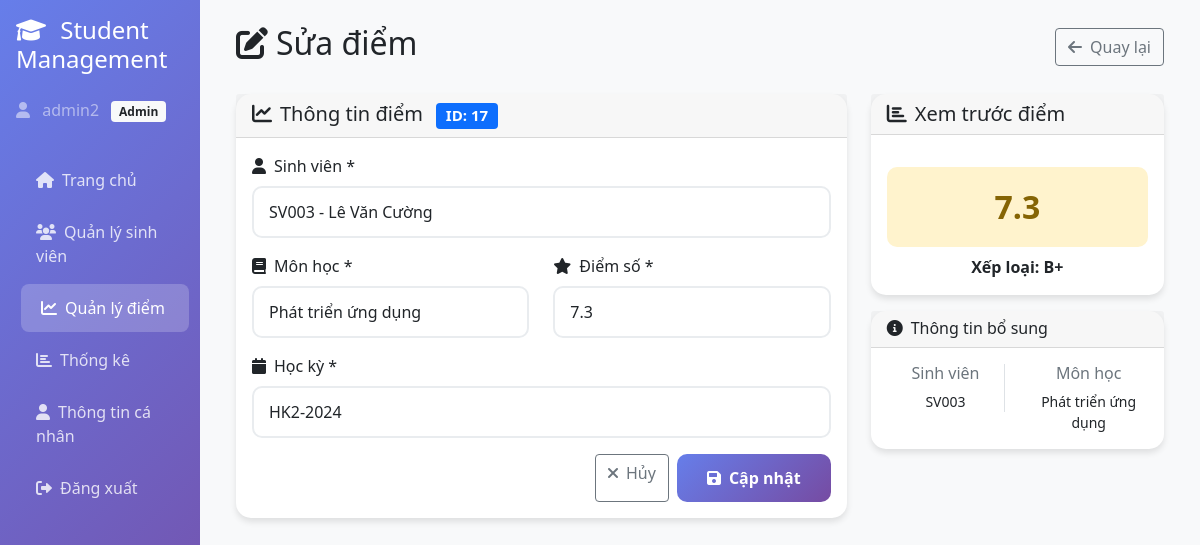
/scores/edit.php?id=17 (signed in), run on the app's committed database.
### tables this page shows
CREATE TABLE IF NOT EXISTS `scores` (
  `id` int(11) NOT NULL AUTO_INCREMENT,
  `student_id` int(11) DEFAULT NULL,
  `subject` varchar(100) DEFAULT NULL,
  `score` float DEFAULT NULL,
  `semester` varchar(20) DEFAULT NULL,
  PRIMARY KEY (`id`),
  KEY `idx_scores_student_id` (`student_id`),
  KEY `idx_scores_semester` (`semester`)
);

CREATE TABLE IF NOT EXISTS `students` (
  `id` int(11) NOT NULL AUTO_INCREMENT,
  `msv` varchar(20) NOT NULL,
  `fullname` varchar(100) NOT NULL,
  `dob` date DEFAULT NULL,
  `gender` enum('male','female','other') DEFAULT NULL,
  `address` varchar(255) DEFAULT NULL,
  `phone` varchar(20) DEFAULT NULL,
  `email` varchar(100) DEFAULT NULL,
  `avatar` varchar(255) DEFAULT NULL,
  `created_at` timestamp NOT NULL DEFAULT current_timestamp(),
  PRIMARY KEY (`id`),
  UNIQUE KEY `msv` (`msv`),
  KEY `idx_students_msv` (`msv`),
  KEY `idx_students_email` (`email`)
);

### scoreController.php (called while the page is built, shortened)
<?php
require_once 'config/db.php';
class ScoreController
{
    private $conn;
    public function __construct()
    {
        $database = new Database();
        $this->conn = $database->getConnection();
    }
    public function getScoreById($id)
    {
        $query = "SELECT s.*, st.fullname, st.msv
                  FROM scores s
                  LEFT JOIN students st ON s.student_id = st.id
                  WHERE s.id = :id";
        $stmt = $this->conn->prepare($query);
        $stmt->bindParam(':id', $id);
        $stmt->execute();
        return $stmt->fetch(PDO::FETCH_ASSOC);
    }
}

### config/db.php (called while the page is built, shortened)
<?php
class Database {
    private $host = 'localhost';
    private $db_name = 'student_management';
    private $username = 'root';
    private $password = '';
    public function getConnection() {
        $this->conn = null;
        try {
            $host = trim($this->host);
            $db_name = trim($this->db_name);
            $username = trim($this->username);
            $password = trim($this->password);
            $dsn = "mysql:host=" . $host . ";dbname=" . $db_name . ";charset=utf8mb4";
            $this->conn = new PDO($dsn, $username, $password);
            $this->conn->setAttribute(PDO::ATTR_ERRMODE, PDO::ERRMODE_EXCEPTION);
            $this->conn->setAttribute(PDO::ATTR_DEFAULT_FETCH_MODE, PDO::FETCH_ASSOC);
            $this->conn->exec("SET NAMES utf8mb4 COLLATE utf8mb4_unicode_ci");
        } catch(PDOException $exception) {
            $error_msg = "Lỗi kết nối CSDL: " . $exception->getMessage();
            if (strpos($exception->getMessage(), 'Access denied') !== false) {
                $error_msg .= "\n\n⚠️ LƯU Ý: Kiểm tra lại:\n";
                $error_msg .= "- Database name: '" . $this->db_name . "' (có thể có dấu cách thừa)\n";
                $error_msg .= "- Username: '" . $this->username . "'\n";
                $error_msg .= "- Host: '" . $this->host . "'\n";
                $error_msg .= "- Đảm bảo database đã được tạo trên hosting\n";
            }
            echo $error_msg;
        }
        return $this->conn;
    }
}
?>

### studentController.php (called while the page is built, shortened)
<?php
require_once 'config/db.php';
class StudentController
{
    private $conn;
    public function __construct()
    {
        $database = new Database();
        $this->conn = $database->getConnection();
    }
    public function getAllStudents($search = '', $limit = 50, $offset = 0)
    {
        $query = "SELECT * FROM students";
        $params = [];
        $query .= " ORDER BY created_at DESC LIMIT :limit OFFSET :offset";
        $stmt = $this->conn->prepare($query);
        $stmt->bindValue(':limit', $limit, PDO::PARAM_INT);
        $stmt->bindValue(':offset', $offset, PDO::PARAM_INT);
        $stmt->execute();
        return $stmt->fetchAll(PDO::FETCH_ASSOC);
    }
}

### scores/edit.php (the view, shortened to what this page needs)
<?php
require_once '../scoreController.php';
require_once '../studentController.php';
$scoreController = new ScoreController();
$studentController = new StudentController();
$scoreId = $_GET['id'] ?? 0;
$score = $scoreController->getScoreById($scoreId);
$students = $studentController->getAllStudents('', 1000, 0);
?>
<!DOCTYPE html>
<html lang="vi">
<head>
    <link href="https://cdn.jsdelivr.net/npm/bootstrap@5.1.3/dist/css/bootstrap.min.css" rel="stylesheet">
    <link href="https://cdnjs.cloudflare.com/ajax/libs/font-awesome/6.0.0/css/all.min.css" rel="stylesheet">
</head>
<body>
    <div class="container-fluid">
        <div class="row">
            <div class="col-md-3 col-lg-2 sidebar p-0">
                <div class="p-3">
                    <h4 class="text-white mb-4">
                        <i class="fas fa-graduation-cap me-2"></i>
                        Student Management
                    </h4>
                    <div class="text-white-50 mb-3">
                        <i class="fas fa-user me-2"></i>
                        <?php echo htmlspecialchars($_SESSION['username']); ?>
                        <span class="badge bg-light text-dark ms-2"><?php echo ucfirst($_SESSION['role']); ?></span>
                    </div>
                </div>
                <nav class="nav flex-column px-3">
                    <a class="nav-link" href="../index.php">
                        <i class="fas fa-home me-2"></i>Trang chủ
                    </a>
                    <a class="nav-link" href="../students/list.php">
                        <i class="fas fa-users me-2"></i>Quản lý sinh viên
                    </a>
                    <a class="nav-link active" href="list.php">
                        <i class="fas fa-chart-line me-2"></i>Quản lý điểm
                    </a>
                    <a class="nav-link" href="../charts/statistics.php">
                        <i class="fas fa-chart-bar me-2"></i>Thống kê
                    </a>
                    <a class="nav-link" href="../public/profile.php">
                        <i class="fas fa-user me-2"></i>Thông tin cá nhân
                    </a>
                    <a class="nav-link" href="../public/logout.php">
                        <i class="fas fa-sign-out-alt me-2"></i>Đăng xuất
                    </a>
                </nav>
            </div>
            <div class="col-md-9 col-lg-10 main-content">
                <div class="p-4">
                    <div class="d-flex justify-content-between align-items-center mb-4">
                        <h2><i class="fas fa-edit me-2"></i>Sửa điểm</h2>
                        <a href="list.php" class="btn btn-outline-secondary">
                            <i class="fas fa-arrow-left me-2"></i>Quay lại
                        </a>
                    </div>
                    <div class="row">
                        <div class="col-lg-8">
                            <div class="card">
                                <div class="card-header">
                                    <h5 class="mb-0">
                                        <i class="fas fa-chart-line me-2"></i>Thông tin điểm
                                        <span class="badge bg-primary ms-2">ID: <?php echo $score['id']; ?></span>
                                    </h5>
                                </div>
                                <div class="card-body">
                                    <form method="POST" id="scoreForm">
                                        <div class="mb-3">
                                            <label for="student_id" class="form-label">
                                                <i class="fas fa-user me-2"></i>Sinh viên *
                                            </label>
                                            <select class="form-control" id="student_id" name="student_id" required>
                                                <?php foreach ($students as $student): ?>
                                                    <option value="<?php echo $student['id']; ?>"
                                                        <?php echo ($score['student_id'] == $student['id']) ? 'selected' : ''; ?>>
                                                        <?php echo htmlspecialchars($student['msv'] . ' - ' . $student['fullname']); ?>
                                                    </option>
                                                <?php endforeach; ?>
                                            </select>
                                        </div>
                                        <div class="row">
                                            <div class="col-md-6 mb-3">
                                                <label for="subject" class="form-label">
                                                    <i class="fas fa-book me-2"></i>Môn học *
                                                </label>
                                                <input type="text" class="form-control" id="subject" name="subject"
                                                    value="<?php echo htmlspecialchars($score['subject']); ?>" required>
                                            </div>
                                            <div class="col-md-6 mb-3">
                                                <label for="score" class="form-label">
                                                    <i class="fas fa-star me-2"></i>Điểm số *
                                                </label>
                                                <input type="number" class="form-control" id="score" name="score"
                                                    value="<?php echo $score['score']; ?>"
                                                    min="0" max="10" step="0.1" required>
                                            </div>
                                        </div>
                                        <div class="mb-3">
                                            <label for="semester" class="form-label">
                                                <i class="fas fa-calendar me-2"></i>Học kỳ *
                                            </label>
                                            <select class="form-control" id="semester" name="semester" required>
                                                <option value="HK2-2024" <?php echo ($score['semester'] == 'HK2-2024') ? 'selected' : ''; ?>>HK2-2024</option>
                                            </select>
                                        </div>
                                        <div class="d-flex justify-content-end gap-2">
                                            <a href="list.php" class="btn btn-outline-secondary">
                                                <i class="fas fa-times me-2"></i>Hủy
                                            </a>
                                            <button type="submit" class="btn btn-primary">
                                                <i class="fas fa-save me-2"></i>Cập nhật
                                            </button>
                                        </div>
                                    </form>
                                </div>
                            </div>
                        </div>
                        <div class="col-lg-4">
                            <div class="card">
                                <div class="card-header">
                                    <h5 class="mb-0"><i class="fas fa-chart-bar me-2"></i>Xem trước điểm</h5>
                                </div>
                                <div class="card-body text-center">
                                    <div id="scorePreview" class="score-preview score-poor">
                                        <?php echo $score['score']; ?>
                                    </div>
                                    <div id="gradePreview" class="mt-2">
                                    </div>
                                </div>
                            </div>
                            <div class="card mt-3">
                                <div class="card-header">
                                    <h6 class="mb-0"><i class="fas fa-info-circle me-2"></i>Thông tin bổ sung</h6>
                                </div>
                                <div class="card-body">
                                    <div class="row text-center">
                                        <div class="col-6">
                                            <div class="border-end">
                                                <h6 class="text-muted">Sinh viên</h6>
                                                <p class="mb-0 small"><?php echo htmlspecialchars($score['msv']); ?></p>
                                            </div>
                                        </div>
                                        <div class="col-6">
                                            <h6 class="text-muted">Môn học</h6>
                                            <p class="mb-0 small"><?php echo htmlspecialchars($score['subject']); ?></p>
                                        </div>
                                    </div>
                                </div>
                            </div>
                        </div>
                    </div>
                </div>
            </div>
        </div>
    </div>
</body>
</html>

### scores/edit.php (style rules this page uses)
.sidebar { min-height: 100vh; background: linear-gradient(135deg, #667eea 0%, #764ba2 100%); }
.sidebar .nav-link { color: rgba(255, 255, 255, 0.8); padding: 12px 20px; border-radius: 8px; margin: 2px 0; transition: all 0.3s; }
.sidebar .nav-link:hover, .sidebar .nav-link.active { color: white; background: rgba(255, 255, 255, 0.2); transform: translateX(5px); }
.main-content { background-color: #f8f9fa; min-height: 100vh; }
.card { border: none; border-radius: 15px; box-shadow: 0 4px 6px rgba(0, 0, 0, 0.1); }
.form-control { border-radius: 10px; border: 2px solid #e9ecef; padding: 12px 15px; transition: all 0.3s; }
.btn-primary { background: linear-gradient(135deg, #667eea 0%, #764ba2 100%); border: none; border-radius: 10px; padding: 12px 30px; font-weight: 600; transition: transform 0.3s; }
.score-preview { font-size: 2rem; font-weight: bold; text-align: center; padding: 1rem; border-radius: 10px; margin-top: 1rem; }
.score-good { background: #fff3cd; color: #856404; }

### data on the page
scores: id "17", student_id "SV003 - Lê Văn Cường", subject "Phát triển ứng dụng", score "7.3", semester "HK2-2024", student.msv "SV003"

### other printed values
$_SESSION['username'] "admin2"
$_SESSION['role'] "Admin"
